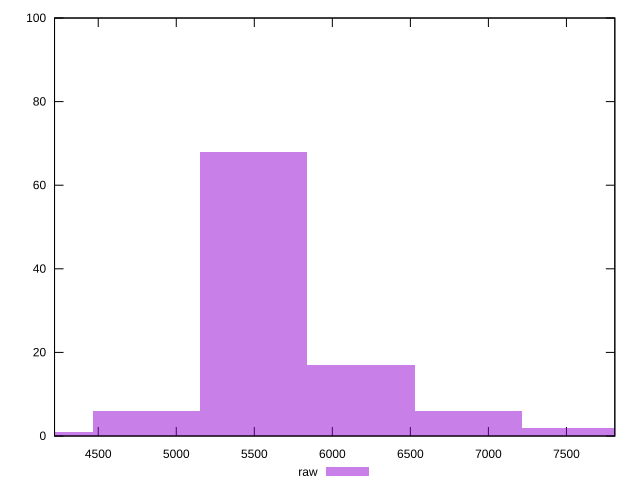

Reproduce this figure in gnuplot.
reset

$raw <<EOF
6870.803586027883 6
5496.642868822307 68
6183.7232274250955 17
4809.562510219518 6
4122.48215161673 1
7557.883944630672 2
EOF

set key outside below
set boxwidth 687.0803586027884
set xrange [4220:7810]
set yrange [0:100]
set trange [0:100]
set style fill transparent solid 0.5 noborder
set terminal svg size 640, 490 enhanced background rgb 'white'
set output "reprap/uses-http2/samples/pages/raw/histogram.svg"

plot $raw title "raw" with boxes

reset
